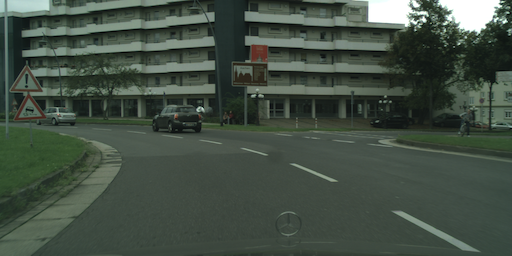
#> input picture Lectures/ext-figures/aachen_img.png, 512 x 256 px
$ jupyter execute --allow-errors 06-ShapeAnalysis.ipynb   (shell and % lines are left out)
#> lines starting #> are read from the running program, lines starting #| are printed output that depends on the picture; after the words box and inside, x2 and y2 are one past the last pixel; in counts of white or black regions, pixels touching at a corner belong together
# ETHZ: 227-0966-00L
# Quantitative Big Imaging
# March 26, 2019

## Shape Analysis

### Anders Kaestner

[cell 1]
import seaborn as sns
import matplotlib.pyplot as plt
plt.rcParams["figure.figsize"] = (8, 8)
plt.rcParams["figure.dpi"] = 150
plt.rcParams["font.size"] = 14
plt.rcParams['font.family'] = ['sans-serif']
plt.rcParams['font.sans-serif'] = ['DejaVu Sans']
plt.style.use('ggplot')
sns.set_style("whitegrid", {'axes.grid': False})

# Literature / Useful References

- Jean Claude, Morphometry with R
    - [Online](http://link.springer.com/book/10.1007%2F978-0-387-77789-4) through ETHZ
    - [Buy it](http://www.amazon.com/Morphometrics-R-Use-Julien-Claude/dp/038777789X)
- John C. Russ, “The Image Processing Handbook”,(Boca Raton, CRC Press)
    - Available [online](http://dx.doi.org/10.1201/9780203881095) within domain ethz.ch (or proxy.ethz.ch / public VPN)
- Principal Component Analysis
    - Venables, W. N. and B. D. Ripley (2002). Modern Applied Statistics with S, Springer-Verlag
- Shape Tensors
    - http://www.cs.utah.edu/~gk/papers/vissym04/
    - Doube, M.,et al. (2010). BoneJ: Free and extensible bone image analysis in ImageJ. Bone, 47, 1076–9. doi:10.1016/j.bone.2010.08.023
    - Mader, K. , et al. (2013). A quantitative framework for the 3D characterization of the osteocyte lacunar system. Bone, 57(1), 142–154. doi:10.1016/j.bone.2013.06.026

    - Wilhelm Burger, Mark Burge. Principles of Digital Image Processing: Core Algorithms. Springer-Verlag, London, 2009.
    -  B. Jähne. Digital Image Processing. Springer-Verlag,
           Berlin-Heidelberg, 6. edition, 2005.
    -  T. H. Reiss. Recognizing Planar Objects Using Invariant Image
           Features, from Lecture notes in computer science, p. 676. Springer,
           Berlin, 1993.
    - http://en.wikipedia.org/wiki/Image_moment


# Previously on QBI ...

<table>
    <tr><th>Image Enhancment</th><th>Segmentation</th><th>Automatic Methods</th></tr>
    <tr>
    <td>

- Highlighting the contrast of interest
- Minimizing Noise

    </td>
    <td>

- Understanding value histograms
- Dealing with multi-valued data

    </td>
    <td>

- Hysteresis Method
- K-Means Analysis

    </td>
    </tr>
    <tr><th>Regions of Interest</th><th>Machine Learning</th><th></th></tr>
    <tr><td>

- Contouring

    </td><td></td></tr>
    </table>

# Learning Objectives

## Motivation (Why and How?)
- How do we quantify where and __how big__ our objects are?
- How can we say something about the __shape__?
- How can we compare objects of __different sizes__?
- How can we __compare two images__ on the basis of the shape as calculated from the images?
- How can we put objects into an
    - finite element simulation?
    - or make pretty renderings?

# Outline

- Motivation (Why and How?)
- Object Characterization
- Volume
- Center and Extents
- Anisotropy

## Metrics

- Shape Tensor
- Principal Component Analysis
- Ellipsoid Representation
- Scale-free metrics
- Anisotropy, Oblateness
- Meshing
 - Marching Cubes
 - Isosurfaces
- Surface Area

# Motivation

We have dramatically simplified our data, but there is still too much.

- We perform an experiment bone to see how big the cells are inside the tissue
$$\downarrow$$

### 2560 x 2560 x 2160 x 32 bit
_56GB / sample_
- Filtering and Enhancement!
$$\downarrow$$
- 56GB of less noisy data

***

- __Segmentation__

$$\downarrow$$

### 2560 x 2560 x 2160 x 1 bit
(1.75GB / sample)

- Still an aweful lot of data

# What did we want in the first place?

### _Single number_ :
* volume fraction,
* cell count,
* average cell stretch,
* cell volume variability

# Component labelling

### Segmentation
- Segmentation identified pixels belonging to some class
    - a single set containing all pixels!

### To measure objects in an image, they need to be uniquely identified.
- Basic component labelling
    - give the same label to all pixels touching each other.
    - has its drawbacks... touching item are treated as one

# Component Labeling

Once we have a clearly segmented image, it is often helpful to identify the sub-components of this image. The easist method for identifying these subcomponents is called component labeling which again uses the neighborhood $\mathcal{N}$ as a criterion for connectivity, resulting in pixels which are touching being part of the same object.

In general, the approach works well since usually when different regions are touching, they are related. It runs into issues when you have multiple regions which agglomerate together, for example a continuous pore network (1 object) or a cluster of touching cells.

Here we show some examples from Cityscape Data taken in Aachen (https://www.cityscapes-dataset.com/)

[cell 2]
from skimage.io import imread
import numpy as np
import matplotlib.pyplot as plt

car_img = imread('ext-figures/aachen_img.png')
#> car_img is the input picture: shape (256, 512, 4); mean R, G, B, A 66.9, 79.2, 68.1, 255
seg_img = imread('ext-figures/aachen_label.png')[::4, ::4] == 26
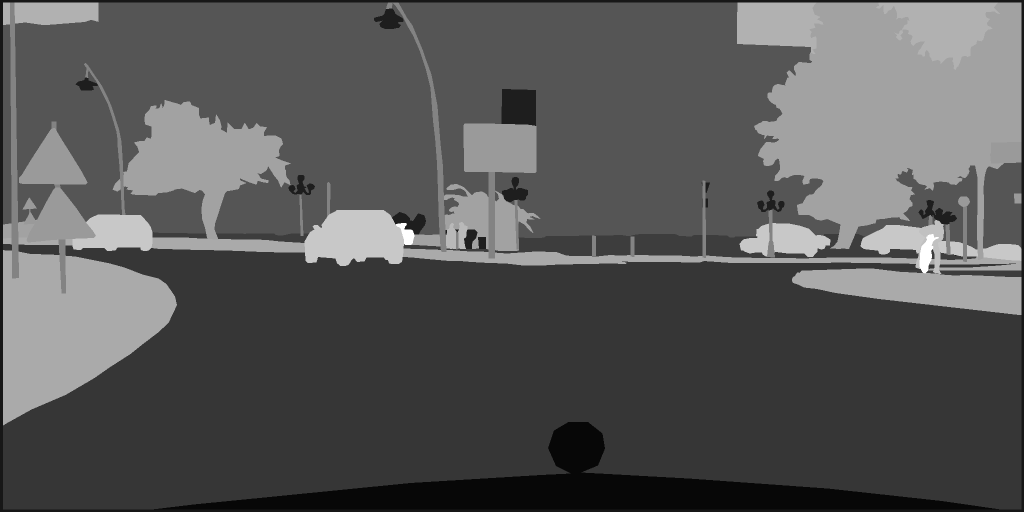
#> input picture Lectures/ext-figures/aachen_label.png, 2048 x 1024 px (shown at 1/2 size)
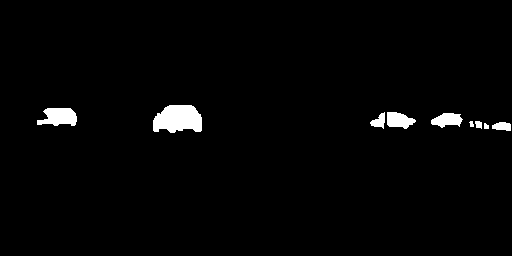
#> seg_img: shape (256, 512) bool; 2% white; 9 white regions, largest, box (x1, y1, x2, y2) and area: (153, 105, 202, 133) 1091, (37, 108, 77, 126) 535, (387, 112, 416, 129) 342
print('image dimensions', car_img.shape, seg_img.shape)
#| image dimensions (256, 512, 4) (256, 512)
fig, (ax1, ax2) = plt.subplots(1, 2, figsize=(20, 8))
ax1.imshow(car_img)
ax1.set_title('Input Image')

ax2.imshow(seg_img, cmap='bone')
ax2.set_title('Segmented Image');
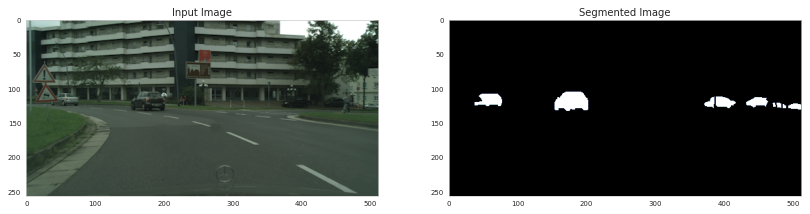
#> figure drawn by matplotlib, 2 panels

The more general formulation of the problem is for networks (roads, computers, social). Are the points start and finish connected?

[cell 3]
from skimage.morphology import label
help(label)

[cell 4]
fig, (ax1, ax2) = plt.subplots(1, 2, figsize=(20, 8))
ax1.imshow(seg_img, cmap='bone')
ax1.set_title('Segmented Image')
lab_img = label(seg_img)
#> lab_img: shape (256, 512) int32; 10 distinct labels, from 0 to 9
ax2.imshow(lab_img, cmap=plt.cm.gist_earth)
ax2.set_title('Labeled Image')
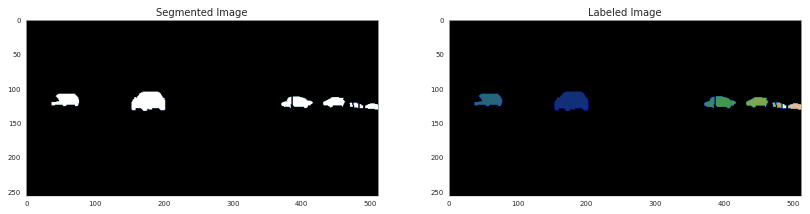
#> figure drawn by matplotlib, 2 panels

[cell 5]
fig, (ax3) = plt.subplots(1, 1)
ax3.hist(lab_img.ravel())
ax3.set_title('Label Counts')
ax3.set_yscale('log')
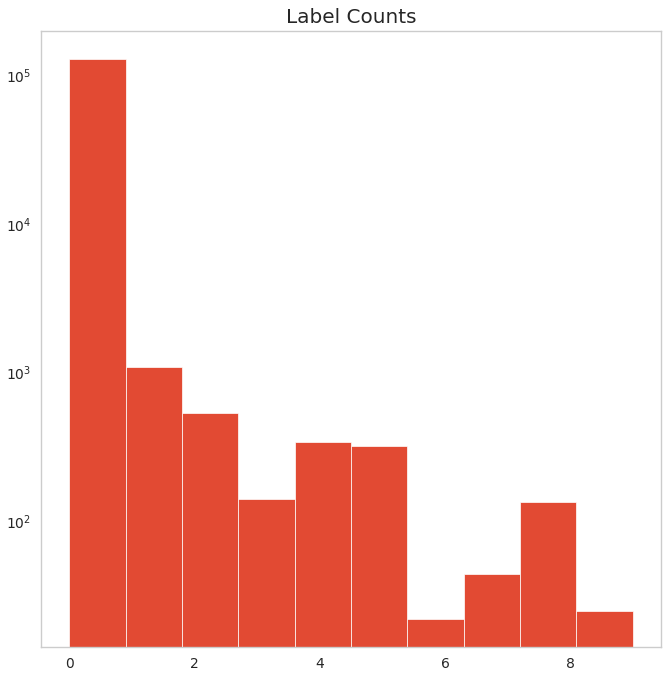
#> figure drawn by matplotlib, 1 panel; tallest bar 128416 high, from x = -5.55e-17 to 0.9

# Component Labeling: Algorithm

We start off with all of the pixels in either foreground (1) or background (0)

[cell 6]
from skimage.morphology import label
import seaborn as sns
import numpy as np
import matplotlib.pyplot as plt
seg_img = np.eye(9, dtype=int)
seg_img[4, 4] = 0
seg_img += seg_img[::-1]
sns.heatmap(seg_img, annot=True, fmt="d")
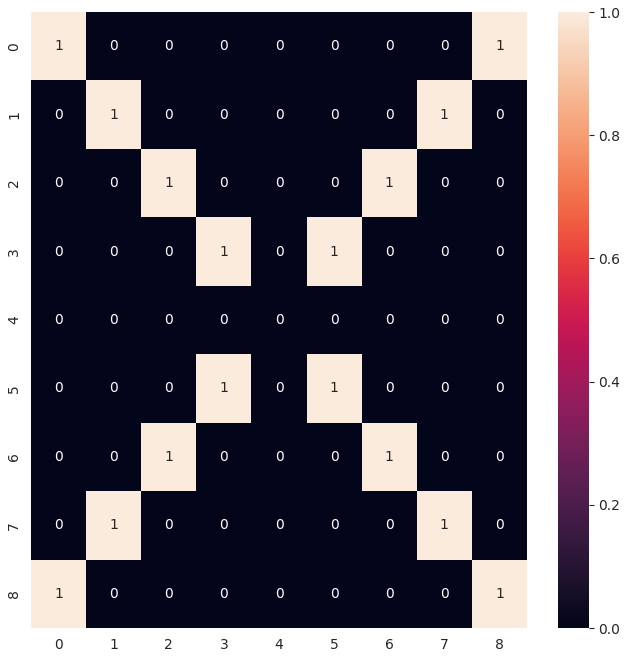
#> figure drawn by matplotlib, 2 panels

Give each point in the image a unique label
- For each point $(x,y)\in\text{Foreground}$
 - Set value to $I_{x,y} = x+y*width+1$

[cell 7]
idx_img = np.zeros_like(seg_img)
for x in range(seg_img.shape[0]):
    for y in range(seg_img.shape[1]):
        if seg_img[x, y] > 0:
            idx_img[x, y] = x+y*seg_img.shape[0]+1
sns.heatmap(idx_img, annot=True,
            fmt="d", cmap='nipy_spectral')
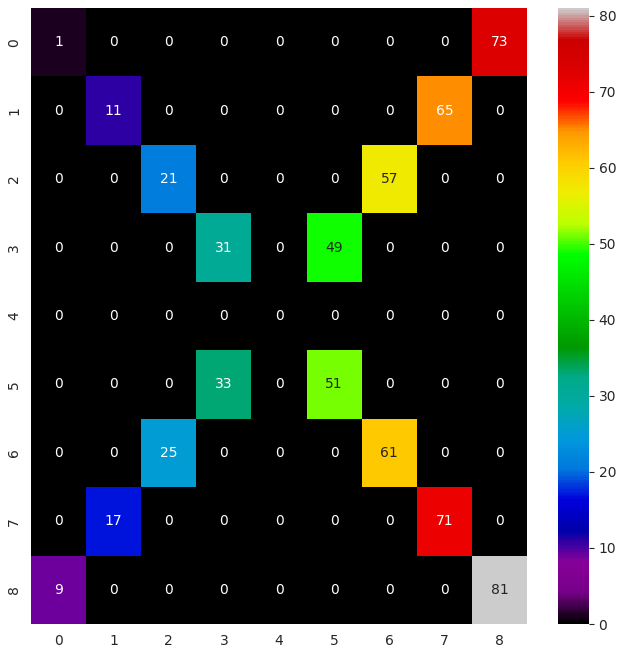
#> figure drawn by matplotlib, 2 panels

In a [brushfire](http://www.sciencedirect.com/science/article/pii/S0921889007000966)-style algorithm
- For each point $(x,y)\in\text{Foreground}$
    - For each point $(x^{\prime},y^{\prime})\in\mathcal{N}(x,y)$
    - if $(x^{\prime},y^{\prime})\in\text{Foreground}$
        - Set the label to $\min(I_{x,y}, I_{x^{\prime},y^{\prime}})$
- Repeat until no more labels have been changed

[cell 8]
fig, m_axs = plt.subplots(2, 2, figsize=(15, 10))
last_img = idx_img.copy()
img_list = [last_img]
for iteration, c_ax in enumerate(m_axs.flatten(), 1):
    cur_img = last_img.copy()

    for x in range(last_img.shape[0]):
        for y in range(last_img.shape[1]):
            if last_img[x, y] > 0:
                i_xy = last_img[x, y]
                for xp in [-1, 0, 1]:
                    if (x+xp < last_img.shape[0]) and (x+xp >= 0):
                        for yp in [-1, 0, 1]:
                            if (y+yp < last_img.shape[1]) and (y+yp >= 0):
                                i_xpyp = last_img[x+xp, y+yp]
                                if i_xpyp > 0:

                                    new_val = min(i_xy, i_xpyp, cur_img[x, y])
                                    if cur_img[x, y] != new_val:
                                        print((x, y), i_xy, 'vs', (x+xp,
                                                                   y+yp), i_xpyp, '->', new_val)
                                        cur_img[x, y] = new_val

    img_list += [cur_img]
    sns.heatmap(cur_img,
                annot=True,
                fmt="d",
                cmap='nipy_spectral',
                ax=c_ax)
    c_ax.set_title('Iteration #{}'.format(iteration))
    if (cur_img == last_img).all():
        print('Done')
        break
    else:
        print('Iteration', iteration,
              'Groups', len(np.unique(cur_img[cur_img > 0].ravel())),
              'Changes', np.sum(cur_img != last_img))
        last_img = cur_img
#> (the rest of the program and of its run is left out)
